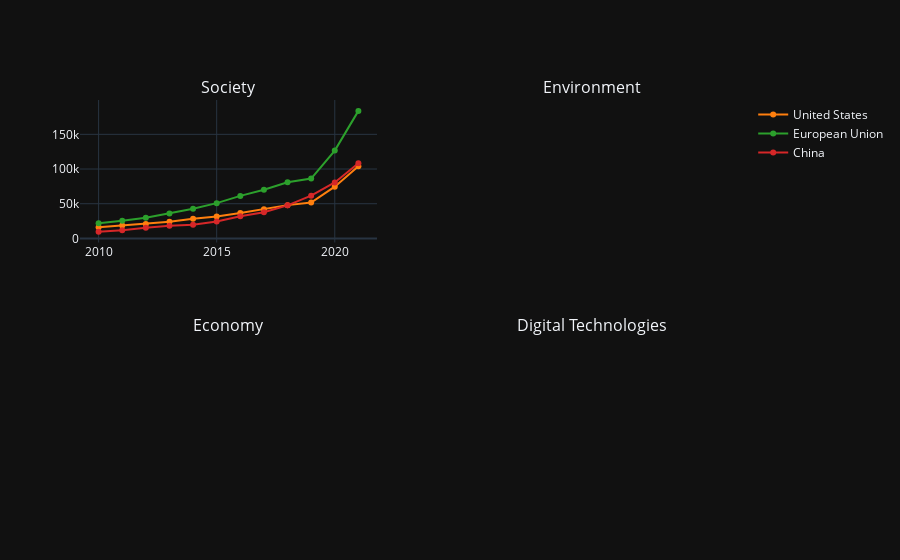

Notebook cell for this chart:
### Code cell
fig.add_trace(
    go.Scatter(
        name="United States",
        x=df_country_year_soc.index,
        y=df_country_year_soc["United States"],
        legendgroup="group",
        line=dict(width=2, color=cols[1])
    ),
    row=1, col=1
)

fig.add_trace(
    go.Scatter(
        name="European Union",
        x=df_country_year_soc.index,
        y=df_country_year_soc["EU"],
        legendgroup="group",
        line=dict(width=2, color=cols[2])
    ),
    row=1, col=1
)

fig.add_trace(
    go.Scatter(
        name="China",
        x=df_country_year_soc.index,
        y=df_country_year_soc["China"],
        legendgroup="group",
        line=dict(width=2, color=cols[3])

    ),
    row=1, col=1
)

### Figure 1 — Plotly figure (JSON) as saved in the notebook; plotly's stock layout.template omitted (floating-point values rounded to 4 significant figures)
{"data": [{"legendgroup": "group", "line": {"color": "rgb(255, 127, 14)", "width": 2}, "name": "United States", "x": [2010, 2011, 2012, 2013, 2014, 2015, 2016, 2017, 2018, 2019, 2020, 2021], "y": [16007, 18720, 20798, 24172, 28279, 31686, 36460, 41922, 47966, 51706, 74584, 103843], "type": "scatter", "xaxis": "x", "yaxis": "y"}, {"legendgroup": "group", "line": {"color": "rgb(44, 160, 44)", "width": 2}, "name": "European Union", "x": [2010, 2011, 2012, 2013, 2014, 2015, 2016, 2017, 2018, 2019, 2020, 2021], "y": [21874, 25300, 29941, 35991, 42813, 50823, 61264, 70078, 80963, 86207, 126573, 183811], "type": "scatter", "xaxis": "x", "yaxis": "y"}, {"legendgroup": "group", "line": {"color": "rgb(214, 39, 40)", "width": 2}, "name": "China", "x": [2010, 2011, 2012, 2013, 2014, 2015, 2016, 2017, 2018, 2019, 2020, 2021], "y": [9782, 11692, 15246, 18413, 19619, 24330, 31964, 37641, 47629, 61561, 80594, 108306], "type": "scatter", "xaxis": "x", "yaxis": "y"}], "layout": {"xaxis": {"anchor": "y", "domain": [0.0, 0.45]}, "yaxis": {"anchor": "x", "domain": [0.625, 1.0]}, "xaxis2": {"anchor": "y2", "domain": [0.55, 1.0]}, "yaxis2": {"anchor": "x2", "domain": [0.625, 1.0]}, "xaxis3": {"anchor": "y3", "domain": [0.0, 0.45]}, "yaxis3": {"anchor": "x3", "domain": [0.0, 0.375]}, "xaxis4": {"anchor": "y4", "domain": [0.55, 1.0]}, "yaxis4": {"anchor": "x4", "domain": [0.0, 0.375]}, "annotations": [{"font": {"size": 16}, "showarrow": false, "text": "Society", "x": 0.225, "xanchor": "center", "xref": "paper", "y": 1.0, "yanchor": "bottom", "yref": "paper"}, {"font": {"size": 16}, "showarrow": false, "text": "Environment", "x": 0.775, "xanchor": "center", "xref": "paper", "y": 1.0, "yanchor": "bottom", "yref": "paper"}, {"font": {"size": 16}, "showarrow": false, "text": "Economy", "x": 0.225, "xanchor": "center", "xref": "paper", "y": 0.375, "yanchor": "bottom", "yref": "paper"}, {"font": {"size": 16}, "showarrow": false, "text": "Digital Technologies", "x": 0.775, "xanchor": "center", "xref": "paper", "y": 0.375, "yanchor": "bottom", "yref": "paper"}]}}
